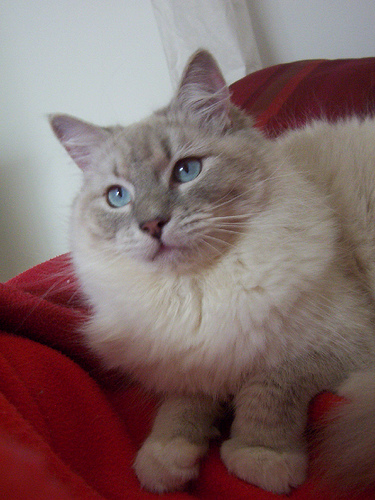
#> input picture images/test_image.jpg, 375 x 500 px
$ jupyter execute --allow-errors 'MyData-Deep Neural Network - Application.ipynb'   (shell and % lines are left out)
#> lines starting #> are read from the running program, lines starting #| are printed output that depends on the picture
# Deep Neural Network for Image Classification: Application

When you finish this, you will have finished the last programming assignment of Week 4, and also the last programming assignment of this course!

You will use use the functions you'd implemented in the previous assignment to build a deep network, and apply it to cat vs non-cat classification. Hopefully, you will see an improvement in accuracy relative to your previous logistic regression implementation.

**After this assignment you will be able to:**
- Build and apply a deep neural network to supervised learning.

Let's get started!

## 1 - Packages

Let's first import all the packages that you will need during this assignment.
- [numpy](www.numpy.org) is the fundamental package for scientific computing with Python.
- [matplotlib](http://matplotlib.org) is a library to plot graphs in Python.
- [h5py](http://www.h5py.org) is a common package to interact with a dataset that is stored on an H5 file.
- [PIL](http://www.pythonware.com/products/pil/) and [scipy](https://www.scipy.org/) are used here to test your model with your own picture at the end.
- dnn_app_utils provides the functions implemented in the "Building your Deep Neural Network: Step by Step" assignment to this notebook.
- np.random.seed(1) is used to keep all the random function calls consistent. It will help us grade your work.

[cell 1]
import time
import numpy as np
import h5py
import matplotlib.pyplot as plt
import scipy
import imageio
from PIL import Image
from scipy import ndimage
from dnn_app_utils import *


plt.rcParams['figure.figsize'] = (5.0, 4.0) # set default size of plots
plt.rcParams['image.interpolation'] = 'nearest'
plt.rcParams['image.cmap'] = 'gray'


np.random.seed(1)

[cell 2]
import cv2
import os
import random

# Define the new shape
new_shape = (256, 256)

# Define the directory containing the images
image_dir = "C:/Users/DELL/OneDrive/Desktop/MSAIF23M017"

# Define the directories to save resized training and testing images
train_dir = os.path.join(image_dir, "train")
test_dir = os.path.join(image_dir, "test")

# Create the output directories if they don't exist
os.makedirs(train_dir, exist_ok=True)
os.makedirs(test_dir, exist_ok=True)

# Iterate through each image file in the directory
for filename in os.listdir(image_dir):
    if filename.endswith(".jpg") or filename.endswith(".png"): # Assuming images are in JPG or PNG format
        # Read the image
        image_path = os.path.join(image_dir, filename)
        img = cv2.imread(image_path)

        # Resize the image while maintaining aspect ratio
        height, width = img.shape[:2]
        if height > width:
            new_width = int(new_shape[0] * width / height)
            resized_img = cv2.resize(img, (new_width, new_shape[0]))
            padding = (new_shape[0] - new_width) // 2
            resized_img = cv2.copyMakeBorder(resized_img, 0, 0, padding, padding, cv2.BORDER_CONSTANT, value=(0, 0, 0))
        else:
            new_height = int(new_shape[1] * height / width)
            resized_img = cv2.resize(img, (new_shape[1], new_height))
            padding = (new_shape[1] - new_height) // 2
            resized_img = cv2.copyMakeBorder(resized_img, padding, padding, 0, 0, cv2.BORDER_CONSTANT, value=(0, 0, 0))

        # Randomly assign the image to training or testing set (80-20 split)
        if random.random() < 0.8:
            output_dir = train_dir
        else:
            output_dir = test_dir

        # Save the resized image
        output_path = os.path.join(output_dir, filename)
        cv2.imwrite(output_path, resized_img)

[cell 3]
# [15 lines left out: function load_dataset, not called in this run]

## 2 - Dataset

You will use the same "Cat vs non-Cat" dataset as in "Logistic Regression as a Neural Network" (Assignment 2). The model you had built had 70% test accuracy on classifying cats vs non-cats images. Hopefully, your new model will perform a better!

**Problem Statement**: You are given a dataset ("data.h5") containing:
    - a training set of m_train images labelled as cat (1) or non-cat (0)
    - a test set of m_test images labelled as cat and non-cat
    - each image is of shape (num_px, num_px, 3) where 3 is for the 3 channels (RGB).

Let's get more familiar with the dataset. Load the data by running the cell below.

#> (a cell that did not finish here is left out)

The following code will show you an image in the dataset. Feel free to change the index and re-run the cell multiple times to see other images.

[cell 5]
# Example of a picture
index = 1
#> (the rest of this cell did not finish here and is left out)

#> (a cell that did not finish here is left out)

As usual, you reshape and standardize the images before feeding them to the network. The code is given in the cell below.

<caption><center> <u>Figure 1</u>: Image to vector conversion. <br> </center></caption>

#> (a cell that did not finish here is left out)

$12,288$ equals $64 \times 64 \times 3$ which is the size of one reshaped image vector.

## 3 - Architecture of your model

Now that you are familiar with the dataset, it is time to build a deep neural network to distinguish cat images from non-cat images.

You will build two different models:
- A 2-layer neural network
- An L-layer deep neural network

You will then compare the performance of these models, and also try out different values for $L$.

Let's look at the two architectures.

### 3.1 - 2-layer neural network

<caption><center> <u>Figure 2</u>: 2-layer neural network. <br> The model can be summarized as: ***INPUT -> LINEAR -> RELU -> LINEAR -> SIGMOID -> OUTPUT***. </center></caption>

<u>Detailed Architecture of figure 2</u>:
- The input is a (64,64,3) image which is flattened to a vector of size $(12288,1)$.
- The corresponding vector: $[x_0,x_1,...,x_{12287}]^T$ is then multiplied by the weight matrix $W^{[1]}$ of size $(n^{[1]}, 12288)$.
- You then add a bias term and take its relu to get the following vector: $[a_0^{[1]}, a_1^{[1]},..., a_{n^{[1]}-1}^{[1]}]^T$.
- You then repeat the same process.
- You multiply the resulting vector by $W^{[2]}$ and add your intercept (bias).
- Finally, you take the sigmoid of the result. If it is greater than 0.5, you classify it to be a cat.

### 3.2 - L-layer deep neural network

It is hard to represent an L-layer deep neural network with the above representation. However, here is a simplified network representation:

<caption><center> <u>Figure 3</u>: L-layer neural network. <br> The model can be summarized as: ***[LINEAR -> RELU] $\times$ (L-1) -> LINEAR -> SIGMOID***</center></caption>

<u>Detailed Architecture of figure 3</u>:
- The input is a (64,64,3) image which is flattened to a vector of size (12288,1).
- The corresponding vector: $[x_0,x_1,...,x_{12287}]^T$ is then multiplied by the weight matrix $W^{[1]}$ and then you add the intercept $b^{[1]}$. The result is called the linear unit.
- Next, you take the relu of the linear unit. This process could be repeated several times for each $(W^{[l]}, b^{[l]})$ depending on the model architecture.
- Finally, you take the sigmoid of the final linear unit. If it is greater than 0.5, you classify it to be a cat.

### 3.3 - General methodology

As usual you will follow the Deep Learning methodology to build the model:
    1. Initialize parameters / Define hyperparameters
    2. Loop for num_iterations:
        a. Forward propagation
        b. Compute cost function
        c. Backward propagation
        d. Update parameters (using parameters, and grads from backprop)
    4. Use trained parameters to predict labels

Let's now implement those two models!

## 4 - Two-layer neural network

**Question**:  Use the helper functions you have implemented in the previous assignment to build a 2-layer neural network with the following structure: *LINEAR -> RELU -> LINEAR -> SIGMOID*. The functions you may need and their inputs are:
```python
def initialize_parameters(n_x, n_h, n_y):
    ...
    return parameters
def linear_activation_forward(A_prev, W, b, activation):
    ...
    return A, cache
def compute_cost(AL, Y):
    ...
    return cost
def linear_activation_backward(dA, cache, activation):
    ...
    return dA_prev, dW, db
def update_parameters(parameters, grads, learning_rate):
    ...
    return parameters
```

[cell 8]
### CONSTANTS DEFINING THE MODEL ####
n_x = 12288     # num_px * num_px * 3
n_h = 7
n_y = 1
layers_dims = (n_x, n_h, n_y)

[cell 9]
# GRADED FUNCTION: two_layer_model

# [89 lines left out: function two_layer_model, not called in this run]

Run the cell below to train your parameters. See if your model runs. The cost should be decreasing. It may take up to 5 minutes to run 2500 iterations. Check if the "Cost after iteration 0" matches the expected output below, if not click on the square (⬛) on the upper bar of the notebook to stop the cell and try to find your error.

#> (a cell that did not finish here is left out)

**Expected Output**:
<table>
    <tr>
        <td> **Cost after iteration 0**</td>
        <td> 0.693049735659989 </td>
    </tr>
    <tr>
        <td> **Cost after iteration 100**</td>
        <td> 0.6464283150388817 </td>
    </tr>
    <tr>
        <td> **...**</td>
        <td> ... </td>
    </tr>
    <tr>
        <td> **Cost after iteration 2400**</td>
        <td> 0.04950829635846386 </td>
    </tr>
</table>

Good thing you built a vectorized implementation! Otherwise it might have taken 10 times longer to train this.

Now, you can use the trained parameters to classify images from the dataset. To see your predictions on the training and test sets, run the cell below.

#> (a cell that did not finish here is left out)

**Expected Output**:
<table>
    <tr>
        <td> **Accuracy**</td>
        <td> 1.0 </td>
    </tr>
</table>

#> (a cell that did not finish here is left out)

**Expected Output**:

<table>
    <tr>
        <td> **Accuracy**</td>
        <td> 0.72 </td>
    </tr>
</table>

**Note**: You may notice that running the model on fewer iterations (say 1500) gives better accuracy on the test set. This is called "early stopping" and we will talk about it in the next course. Early stopping is a way to prevent overfitting.

Congratulations! It seems that your 2-layer neural network has better performance (72%) than the logistic regression implementation (70%, assignment week 2). Let's see if you can do even better with an $L$-layer model.

## 5 - L-layer Neural Network

**Question**: Use the helper functions you have implemented previously to build an $L$-layer neural network with the following structure: *[LINEAR -> RELU]$\times$(L-1) -> LINEAR -> SIGMOID*. The functions you may need and their inputs are:
```python
def initialize_parameters_deep(layer_dims):
    ...
    return parameters
def L_model_forward(X, parameters):
    ...
    return AL, caches
def compute_cost(AL, Y):
    ...
    return cost
def L_model_backward(AL, Y, caches):
    ...
    return grads
def update_parameters(parameters, grads, learning_rate):
    ...
    return parameters
```

[cell 13]
### CONSTANTS ###
layers_dims = [12288, 20, 7, 5, 1] #  5-layer model

[cell 14]
# GRADED FUNCTION: n_layer_model

# [61 lines left out: function L_layer_model, not called in this run]

You will now train the model as a 5-layer neural network.

Run the cell below to train your model. The cost should decrease on every iteration. It may take up to 5 minutes to run 2500 iterations. Check if the "Cost after iteration 0" matches the expected output below, if not click on the square (⬛) on the upper bar of the notebook to stop the cell and try to find your error.

#> (a cell that did not finish here is left out)

**Expected Output**:
<table>
    <tr>
        <td> **Cost after iteration 0**</td>
        <td> 0.771749 </td>
    </tr>
    <tr>
        <td> **Cost after iteration 100**</td>
        <td> 0.673350 </td>
    </tr>
    <tr>
        <td> **...**</td>
        <td> ... </td>
    </tr>
    <tr>
        <td> **Cost after iteration 2400**</td>
        <td> 0.082077 </td>
    </tr>
</table>

#> (a cell that did not finish here is left out)

<table>
    <tr>
    <td>
    **Train Accuracy**
    </td>
    <td>
    1.0
    </td>
    </tr>
</table>

#> (a cell that did not finish here is left out)

**Expected Output**:

<table>
    <tr>
        <td> **Test Accuracy**</td>
        <td> 0.84 </td>
    </tr>
</table>

Congrats! It seems that your 5-layer neural network has better performance (84%) than your 2-layer neural network (72%) on the same test set.

This is good performance for this task. Nice job!

Though in the next course on "Improving deep neural networks" you will learn how to obtain even higher accuracy by systematically searching for better hyperparameters (learning_rate, layers_dims, num_iterations, and others you'll also learn in the next course).

##  6) Results Analysis

First, let's take a look at some images the L-layer model labeled incorrectly. This will show a few mislabeled images.

#> (a cell that did not finish here is left out)

**A few type of images the model tends to do poorly on include:**
- Cat body in an unusual position
- Cat appears against a background of a similar color
- Unusual cat color and species
- Camera Angle
- Brightness of the picture
- Scale variation (cat is very large or small in image)

## 7) Test with your own image (optional/ungraded exercise) ##

Congratulations on finishing this assignment. You can use your own image and see the output of your model. To do that:
    1. Click on "File" in the upper bar of this notebook, then click "Open" to go on your Coursera Hub.
    2. Add your image to this Jupyter Notebook's directory, in the "images" folder
    3. Change your image's name in the following code
    4. Run the code and check if the algorithm is right (1 = cat, 0 = non-cat)!

[cell 19]
import numpy as np
from PIL import Image
import matplotlib.pyplot as plt
import imageio

## START CODE HERE ##
my_image = "test_image.jpg" # Change this to the name of your image file
my_label_y = [1] # The true class of your image (1 -> cat, 0 -> non-cat)
## END CODE HERE ##

# Define the image size
num_px = 64

# We preprocess the image to fit your algorithm.
fname = "images/" + my_image
image = imageio.imread(fname) # Read the image
#> image is the input picture: shape (500, 375, 3); mean R, G, B 127.4, 104.6, 103.4
image = Image.fromarray(image) # Convert to PIL Image
image_resized = image.resize((num_px, num_px)) # Resize the image
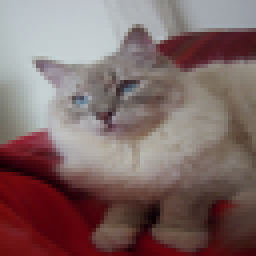
#> image_resized: PIL image 64x64 RGB (shown 4 times larger); mean R, G, B 127.3, 104.6, 103.4
my_image = np.array(image_resized).reshape((num_px * num_px * 3, 1)) # Reshape the image
#> my_image = 12288 values, max 213 at index 2759, min 0 at index 8077, mean 111.8
#> (the rest of this cell did not finish here and is left out)
